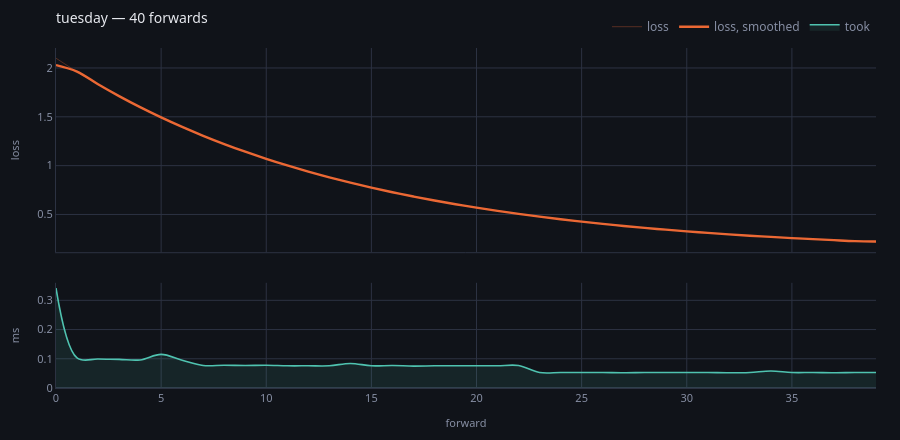

This figure's notebook cell:
### Markdown cell above
## Drawn

`progress` reads the store. The bold line is a **centred rolling mean**, not a
spline through the points: a spline invents the values between them, and an
overshoot dipping below a minimum that never happened is a figure that lies.
The raw series stays underneath it, thin, so nothing is hidden by the smoothing.

### Code cell
progress(store, run="tuesday")

### Figure 1 — Plotly figure (JSON) as saved in the notebook; plotly's stock layout.template omitted (floating-point values rounded to 4 significant figures)
{"data": [{"hovertemplate": "forward %{x}<br>loss %{y:.4g}<extra></extra>", "line": {"color": "#eb6834", "width": 1}, "mode": "lines", "name": "loss", "opacity": 0.32, "type": "scatter", "x": [0, 1, 2, 3, 4, 5, 6, 7, 8, 9, 10, 11, 12, 13, 14, 15, 16, 17, 18, 19, 20, 21, 22, 23, 24, 25, 26, 27, 28, 29, 30, 31, 32, 33, 34, 35, 36, 37, 38, 39], "xaxis": "x", "y": [2.1, 1.96, 1.83, 1.709, 1.596, 1.491, 1.394, 1.303, 1.219, 1.141, 1.068, 1.0, 0.9372, 0.8786, 0.8241, 0.7734, 0.7263, 0.6824, 0.6417, 0.6037, 0.5685, 0.5357, 0.5052, 0.4768, 0.4504, 0.4259, 0.4031, 0.3819, 0.3622, 0.3438, 0.3267, 0.3109, 0.2961, 0.2824, 0.2696, 0.2577, 0.2467, 0.2364, 0.2269, 0.218], "yaxis": "y"}, {"hovertemplate": "forward %{x}<br>mean %{y:.4g}<extra></extra>", "line": {"color": "#eb6834", "shape": "spline", "width": 2.4}, "mode": "lines", "name": "loss, smoothed", "type": "scatter", "x": [0, 1, 2, 3, 4, 5, 6, 7, 8, 9, 10, 11, 12, 13, 14, 15, 16, 17, 18, 19, 20, 21, 22, 23, 24, 25, 26, 27, 28, 29, 30, 31, 32, 33, 34, 35, 36, 37, 38, 39], "xaxis": "x", "y": [2.03, 1.963, 1.833, 1.712, 1.599, 1.494, 1.396, 1.306, 1.221, 1.143, 1.07, 1.002, 0.9387, 0.88, 0.8254, 0.7746, 0.7274, 0.6834, 0.6426, 0.6046, 0.5693, 0.5364, 0.5059, 0.4775, 0.4511, 0.4265, 0.4036, 0.3824, 0.3626, 0.3442, 0.3271, 0.3112, 0.2964, 0.2827, 0.2699, 0.258, 0.247, 0.2367, 0.2271, 0.2224], "yaxis": "y"}, {"fill": "tozeroy", "fillcolor": "rgba(79,195,176,0.10)", "hovertemplate": "forward %{x}<br>%{y:.1f} ms<extra></extra>", "line": {"color": "#4fc3b0", "shape": "spline", "width": 1.6}, "mode": "lines", "name": "took", "type": "scatter", "x": [0, 1, 2, 3, 4, 5, 6, 7, 8, 9, 10, 11, 12, 13, 14, 15, 16, 17, 18, 19, 20, 21, 22, 23, 24, 25, 26, 27, 28, 29, 30, 31, 32, 33, 34, 35, 36, 37, 38, 39], "xaxis": "x2", "y": [0.342, 0.103, 0.099, 0.098, 0.096, 0.115, 0.095, 0.077, 0.078, 0.077, 0.078, 0.076, 0.076, 0.076, 0.084, 0.076, 0.077, 0.075, 0.076, 0.076, 0.076, 0.076, 0.077, 0.053, 0.053, 0.053, 0.053, 0.052, 0.053, 0.053, 0.053, 0.053, 0.052, 0.053, 0.058, 0.053, 0.053, 0.052, 0.053, 0.053], "yaxis": "y2"}, {"hovertemplate": "forward %{x} broke<extra></extra>", "marker": {"color": "#ef5f6b", "size": 9, "symbol": "x"}, "mode": "markers", "name": "broke", "showlegend": false, "type": "scatter", "x": [], "xaxis": "x", "y": [], "yaxis": "y"}], "layout": {"font": {"color": "#e7e9ef", "family": "system-ui, -apple-system, Segoe UI, Roboto, sans-serif", "size": 12}, "height": 440, "hoverlabel": {"align": "left", "bgcolor": "#1a1e28", "bordercolor": "#2c3242", "font": {"color": "#e7e9ef", "family": "system-ui, -apple-system, Segoe UI, Roboto, sans-serif"}}, "hovermode": "x unified", "legend": {"bgcolor": "rgba(0,0,0,0)", "font": {"color": "#868ea3"}, "orientation": "h", "x": 1, "xanchor": "right", "y": 1.02, "yanchor": "bottom"}, "margin": {"b": 44, "l": 56, "r": 24, "t": 44}, "paper_bgcolor": "#101319", "plot_bgcolor": "#101319", "title": {"font": {"size": 14}, "text": "tuesday — 40 forwards", "x": 0, "xanchor": "left", "xref": "paper", "y": 0.97, "yanchor": "top"}, "xaxis": {"anchor": "y", "domain": [0.0, 1.0], "gridcolor": "#2c3242", "linecolor": "#2c3242", "matches": "x2", "showticklabels": false, "tickfont": {"color": "#868ea3", "size": 11}, "title": {"font": {"color": "#868ea3", "size": 11}}, "zerolinecolor": "#2c3242"}, "xaxis2": {"anchor": "y2", "domain": [0.0, 1.0], "gridcolor": "#2c3242", "linecolor": "#2c3242", "tickfont": {"color": "#868ea3", "size": 11}, "title": {"font": {"color": "#868ea3", "size": 11}, "text": "forward"}, "zerolinecolor": "#2c3242"}, "yaxis": {"anchor": "x", "domain": [0.3994, 1.0], "gridcolor": "#2c3242", "linecolor": "#2c3242", "tickfont": {"color": "#868ea3", "size": 11}, "title": {"font": {"color": "#868ea3", "size": 11}, "text": "loss"}, "zerolinecolor": "#2c3242"}, "yaxis2": {"anchor": "x2", "domain": [0.0, 0.3094], "gridcolor": "#2c3242", "linecolor": "#2c3242", "rangemode": "tozero", "tickfont": {"color": "#868ea3", "size": 11}, "title": {"font": {"color": "#868ea3", "size": 11}, "text": "ms"}, "zerolinecolor": "#2c3242"}}}
